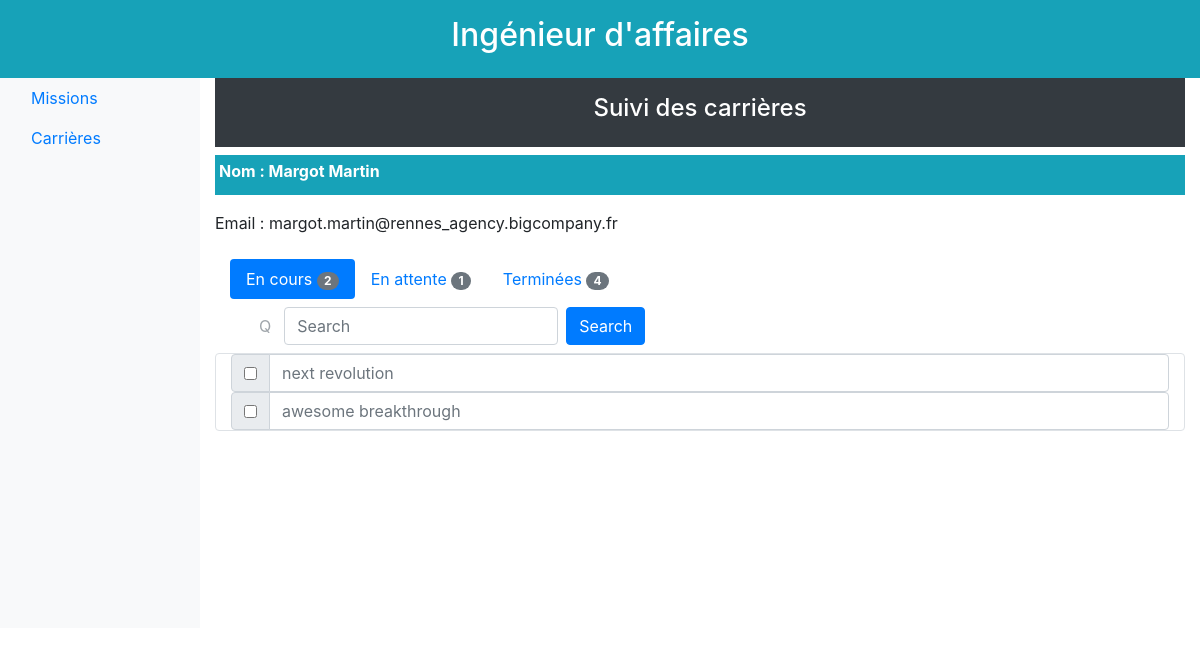
The page /2/affaire/carrieres/2/enCours/ on the database its author committed.
### database/models.py (models this page shows)
class Ingenieur(db.Model):
    id = db.Column(db.Integer, primary_key=True)
    nom_court = db.Column(db.Text, unique=True)  # unique ??
    prenom = db.Column(db.Text)
    nom_famille = db.Column(db.Text)
    site = db.Column(db.Text)
    email = db.Column(db.Text, unique=True)
    taux_journalier = db.Column(db.Float)
    statut = db.Column(db.Text)  # a traiter, ajouté par mes soins
    estCommercial = db.Column(db.Boolean)  # ajouté par mes soins
    certifications = db.relationship('Certification', backref='ingenieur', lazy='dynamic')
    souhaits = db.relationship('Souhait', backref='ingenieur', lazy='dynamic')
    affectations = db.relationship('Affectation', backref='ingenieur', lazy='dynamic')
    responsabilites_missions = db.relationship('Mission', backref='responsable', lazy='dynamic')

class Mission(db.Model):
    id = db.Column(db.Integer, primary_key=True)
    titre = db.Column(db.String(64), unique=True)
    description = db.Column(db.Text, unique=True)
    effectifs_max = db.Column(db.Integer)
    prix_vente = db.Column(db.Integer)
    statut = db.Column(db.Text)
    date_creation = db.Column(db.DateTime)
    responsable_id = db.Column(db.Integer, db.ForeignKey('ingenieur.id'))
    souhaits = db.relationship('Souhait', backref='mission', lazy='dynamic')
    besoins = db.relationship('Besoin', backref='mission', lazy='dynamic')
    affectations = db.relationship('Affectation', backref='mission', lazy='dynamic')

### app.py (the view)
@app.route('/<id>/affaire/carrieres/<idCarriere>/<etat>/')
def carriere_vue(id, idCarriere, etat):
    engineerObserve = get_engineer_by_id(idCarriere)
    listOfMissionsOnGoing = get_mission_en_cours_of_inge(idCarriere)
    listOfMissionsWaiting = get_mission_en_attente_of_inge(idCarriere)
    listOfMissionsClosed = get_mission_termine_of_inge(idCarriere)
    if (etat == "enCours"):
        listToShow = listOfMissionsOnGoing
    elif (etat == "termine"):
        listToShow = listOfMissionsClosed
    elif (etat == "enAttente"):
        listToShow = listOfMissionsWaiting
    else:
        error_page_404("tab doesn't exist")
    return render_template("homepage_affaire_carriere_vue_grille.html.jinja2",
                           id=id,
                           etat=etat,
                           engineerObserveFirstName=engineerObserve.prenom,
                           engineerObserveLastName=engineerObserve.nom_famille,
                           engineerObserveEmail=engineerObserve.email,
                           idCarriere=idCarriere
                           , listOfMissionsOnGoingLength=len(listOfMissionsOnGoing)
                           , listOfMissionsWaitingLength=len(listOfMissionsWaiting)
                           , listOfMissionsClosedLength=len(listOfMissionsClosed)
                           , listToShow=listToShow)

### database/functions.py (called while the page is built)
def get_mission_by_id(mission_id):
    return Mission.query.filter_by(id=mission_id).first()

def get_engineer_by_id(engineer_id):
    return Ingenieur.query.filter_by(id=engineer_id).first()

def get_mission_en_cours_of_inge(inge_id):  # def de clore avec ouverte
    inge = get_engineer_by_id(inge_id)
    id_missions = [a.mission_id for a in list(inge.affectations)]
    missions = [get_mission_by_id(id) for id in id_missions]
    missions_en_cours = []
    for m in missions:
        affectations = get_all_affectations_inge_mission(inge_id, m.id)
        ajouter = False
        for a in affectations:
            if a.date_fin >= datetime.now():
                ajouter = True
        if ajouter:
            missions_en_cours.append(m)
    return missions_en_cours

def get_mission_termine_of_inge(inge_id):  # def de clore avec ouverte
    inge = get_engineer_by_id(inge_id)
    id_missions = [a.mission_id for a in list(inge.affectations)]
    missions = [get_mission_by_id(id) for id in id_missions]
    missions_termines = []
    for m in missions:
        affectations = get_all_affectations_inge_mission(inge_id, m.id)
        ajouter = True
        for a in affectations:
            if a.date_fin >= datetime.now():
                ajouter = False
        if ajouter:
            missions_termines.append(m)
    return missions_termines

def get_mission_en_attente_of_inge(inge_id):
    souhaits = [s.mission_id for s in Souhait.query.filter_by(ingenieur_id=inge_id).all()]
    missions = [get_mission_by_id(id) for id in souhaits]
    return missions

def get_all_affectations_inge_mission(inge_id, mission_id):
    return Affectation.query.filter_by(ingenieur_id=inge_id, mission_id=mission_id).all()

### templates/homepage_affaire_carriere_vue_grille.html.jinja2
{% extends "homepage_affaire_carriere_vue.html.jinja2" %}
{% block gridMission %}
    <div class="d-flex flex-column">
        <form>
            {% for mission in listToShow %}
                <div class="input-group">
                    <div class="input-group-prepend">
                        <div class="input-group-text">
                            <input type="checkbox">
                        </div>
                    </div>
                    <input type="text" class="form-control" placeholder="{{ mission.titre }}">
                </div>
            {% endfor %}
        </form>
    </div>
{% endblock %}

### templates/homepage_affaire_carriere_vue.html.jinja2
{% extends "homepage_affaire.html.jinja2" %}
{% block body %}
    <div class="p-3 mb-2 bg-dark text-white size-6 font-weight-bold text-center">
        <h4>Suivi des carri&egrave;res</h4>
    </div>
    <div class="d-flex flex-column">
        <div class="d-flex flex-inline">
            <div class="col-md-12 mb-3 p-1 bg-info text-white size-6 font-weight-bold ">
                <label for="Name">Nom :</label>
                <span>{{ engineerObserveFirstName }} {{ engineerObserveLastName }}</span>
            </div>
        </div>
        <div class="row">
            <div class="col-md-6 mb-3">
                <label for="Name">Email :</label>
                <span>{{ engineerObserveEmail }}</span>
            </div>
        </div>
    </div>
    <div class="row">
        <div class="col-sm-9">
            <div class="container">
                <ul class="nav nav-pills" role="tablist">
                    <li class="nav-item">
                        <a class="nav-link {% if etat == "enCours" %}active{% endif %}"
                           href="/{{ id }}/affaire/carrieres/{{ idCarriere }}/enCours/">
                            En cours
                            <span class="badge badge-secondary badge-pill">{{ listOfMissionsOnGoingLength }}</span>
                        </a>
                    </li>
                    <li class="nav-item">
                        <a class="nav-link {% if etat == "enAttente" %}active{% endif %}"
                           href="/{{ id }}/affaire/carrieres/{{ idCarriere }}/enAttente/">
                            En attente
                            <span class="badge badge-secondary badge-pill">{{ listOfMissionsWaitingLength }}</span>
                        </a>
                    </li>
                    <li class="nav-item">
                        <a class="nav-link {% if etat == "termine" %}active{% endif %}"
                           href="/{{ id }}/affaire/carrieres/{{ idCarriere }}/termine/">
                            Termin&eacute;es
                            <span class="badge badge-secondary badge-pill">{{ listOfMissionsClosedLength }}</span>
                        </a>
                    </li>
                </ul>
            </div>
            <div class="container-fluid">
                <nav class="navbar navbar-expand-sm bg navbar">
                    <form class="form-inline" action="/TODO.php">
                        <button type="button" class="btn btn-link" disabled>Q</button>
                        <input class="form-control mr-sm-2" type="text" placeholder="Search">
                        <button class="btn btn-primary" type="submit">Search</button>
                    </form>
                </nav>
            </div>
        </div>
    </div>
    <div class="container rounded border">
        {% block gridMission %}
        {% endblock %}
    </div>
{% endblock %}

### rows shown on the page
Ingenieur: prenom "Margot", nom_famille "Martin", email "margot.martin@rennes_agency.bigcompany.fr"
Mission: titre "next revolution"
Mission: titre "awesome breakthrough"

### other values the page prints
{{ listOfMissionsOnGoingLength }} "2"
{{ listOfMissionsWaitingLength }} "1"
{{ listOfMissionsClosedLength }} "4"
